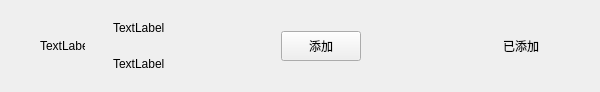
<?xml version="1.0" encoding="UTF-8"?>
<ui version="4.0">
 <class>ApplyFriendItemClass</class>
 <widget class="QWidget" name="ApplyFriendItemClass">
  <property name="geometry">
   <rect>
    <x>0</x>
    <y>0</y>
    <width>600</width>
    <height>80</height>
   </rect>
  </property>
  <property name="maximumSize">
   <size>
    <width>16777215</width>
    <height>80</height>
   </size>
  </property>
  <property name="windowTitle">
   <string>ApplyFriendItem</string>
  </property>
  <layout class="QHBoxLayout" name="horizontalLayout">
   <property name="leftMargin">
    <number>0</number>
   </property>
   <property name="topMargin">
    <number>0</number>
   </property>
   <property name="rightMargin">
    <number>0</number>
   </property>
   <property name="bottomMargin">
    <number>0</number>
   </property>
   <item>
    <spacer name="horizontalSpacer">
     <property name="orientation">
      <enum>Qt::Orientation::Horizontal</enum>
     </property>
     <property name="sizeType">
      <enum>QSizePolicy::Policy::Fixed</enum>
     </property>
     <property name="sizeHint" stdset="0">
      <size>
       <width>40</width>
       <height>20</height>
      </size>
     </property>
    </spacer>
   </item>
   <item>
    <widget class="QLabel" name="icon_lb">
     <property name="minimumSize">
      <size>
       <width>45</width>
       <height>45</height>
      </size>
     </property>
     <property name="maximumSize">
      <size>
       <width>45</width>
       <height>45</height>
      </size>
     </property>
     <property name="text">
      <string>TextLabel</string>
     </property>
    </widget>
   </item>
   <item>
    <widget class="QWidget" name="widget" native="true">
     <layout class="QHBoxLayout" name="horizontalLayout_2">
      <property name="spacing">
       <number>7</number>
      </property>
      <property name="leftMargin">
       <number>11</number>
      </property>
      <property name="topMargin">
       <number>2</number>
      </property>
      <property name="rightMargin">
       <number>11</number>
      </property>
      <property name="bottomMargin">
       <number>2</number>
      </property>
      <item>
       <widget class="QWidget" name="widget_2" native="true">
        <layout class="QVBoxLayout" name="verticalLayout">
         <item>
          <widget class="QLabel" name="user_name_lb">
           <property name="minimumSize">
            <size>
             <width>100</width>
             <height>30</height>
            </size>
           </property>
           <property name="maximumSize">
            <size>
             <width>200</width>
             <height>30</height>
            </size>
           </property>
           <property name="text">
            <string>TextLabel</string>
           </property>
          </widget>
         </item>
         <item>
          <widget class="QLabel" name="user_chat_lb">
           <property name="minimumSize">
            <size>
             <width>100</width>
             <height>30</height>
            </size>
           </property>
           <property name="maximumSize">
            <size>
             <width>200</width>
             <height>30</height>
            </size>
           </property>
           <property name="text">
            <string>TextLabel</string>
           </property>
          </widget>
         </item>
        </layout>
       </widget>
      </item>
      <item>
       <widget class="ClickedButton" name="addBtn">
        <property name="minimumSize">
         <size>
          <width>80</width>
          <height>30</height>
         </size>
        </property>
        <property name="maximumSize">
         <size>
          <width>80</width>
          <height>30</height>
         </size>
        </property>
        <property name="text">
         <string>添加</string>
        </property>
       </widget>
      </item>
      <item>
       <widget class="QLabel" name="already_add_lb">
        <property name="minimumSize">
         <size>
          <width>40</width>
          <height>0</height>
         </size>
        </property>
        <property name="text">
         <string>已添加</string>
        </property>
        <property name="alignment">
         <set>Qt::AlignmentFlag::AlignRight|Qt::AlignmentFlag::AlignTrailing|Qt::AlignmentFlag::AlignVCenter</set>
        </property>
       </widget>
      </item>
      <item>
       <spacer name="horizontalSpacer_2">
        <property name="orientation">
         <enum>Qt::Orientation::Horizontal</enum>
        </property>
        <property name="sizeType">
         <enum>QSizePolicy::Policy::Fixed</enum>
        </property>
        <property name="sizeHint" stdset="0">
         <size>
          <width>50</width>
          <height>20</height>
         </size>
        </property>
       </spacer>
      </item>
     </layout>
    </widget>
   </item>
  </layout>
 </widget>
 <layoutdefault spacing="6" margin="11"/>
 <customwidgets>
  <customwidget>
   <class>ClickedButton</class>
   <extends>QPushButton</extends>
   <header location="global">clickedbutton.h</header>
  </customwidget>
 </customwidgets>
 <resources/>
 <connections/>
</ui>
